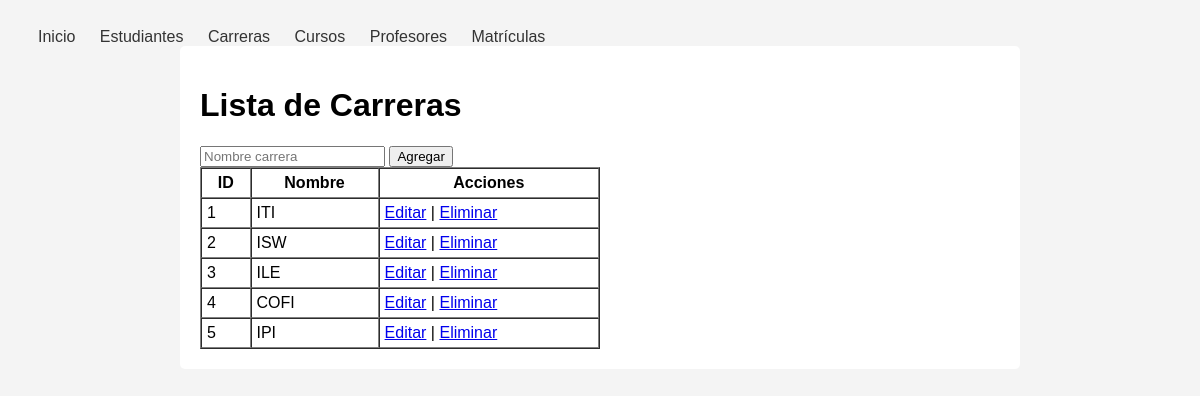
The app's page /carreras with its own data.
### app.py (models this page shows)
class Carrera(db.Model):
    id = db.Column(db.Integer, primary_key=True)
    nombre = db.Column(db.String(100), nullable=False)

### app.py (the view)
@app.route("/carreras")
def listar_carreras():
    carreras = Carrera.query.all()
    return render_template("carreras.html", carreras=carreras)

### templates/carreras.html (shortened to what this page needs)
{% extends "layout.html" %}
{% block content %}
<h1>Lista de Carreras</h1>
<form action="/carreras/agregar" method="POST">
    <input type="text" name="nombre" placeholder="Nombre carrera" required>
    <button type="submit">Agregar</button>
</form>
<table border="1" cellpadding="5" cellspacing="0" style="width:50%;">
    <tr>
        <th>ID</th>
        <th>Nombre</th>
        <th>Acciones</th>
    </tr>
    {% for carrera in carreras %}
    <tr>
        <td>{{ carrera.id }}</td>
        <td>{{ carrera.nombre }}</td>
        <td>
            <a href="/carreras/editar/{{ carrera.id }}">Editar</a> |
            <a href="/carreras/eliminar/{{ carrera.id }}">Eliminar</a>
        </td>
    </tr>
    {% endfor %}
</table>
{% endblock %}

### templates/layout.html (style rules this page uses)
body { font-family: Arial, sans-serif; background: #f4f4f4; padding: 20px; }

### records on screen
Carrera: id "1", nombre "ITI"
Carrera: id "2", nombre "ISW"
Carrera: id "3", nombre "ILE"
Carrera: id "4", nombre "COFI"
Carrera: id "5", nombre "IPI"
